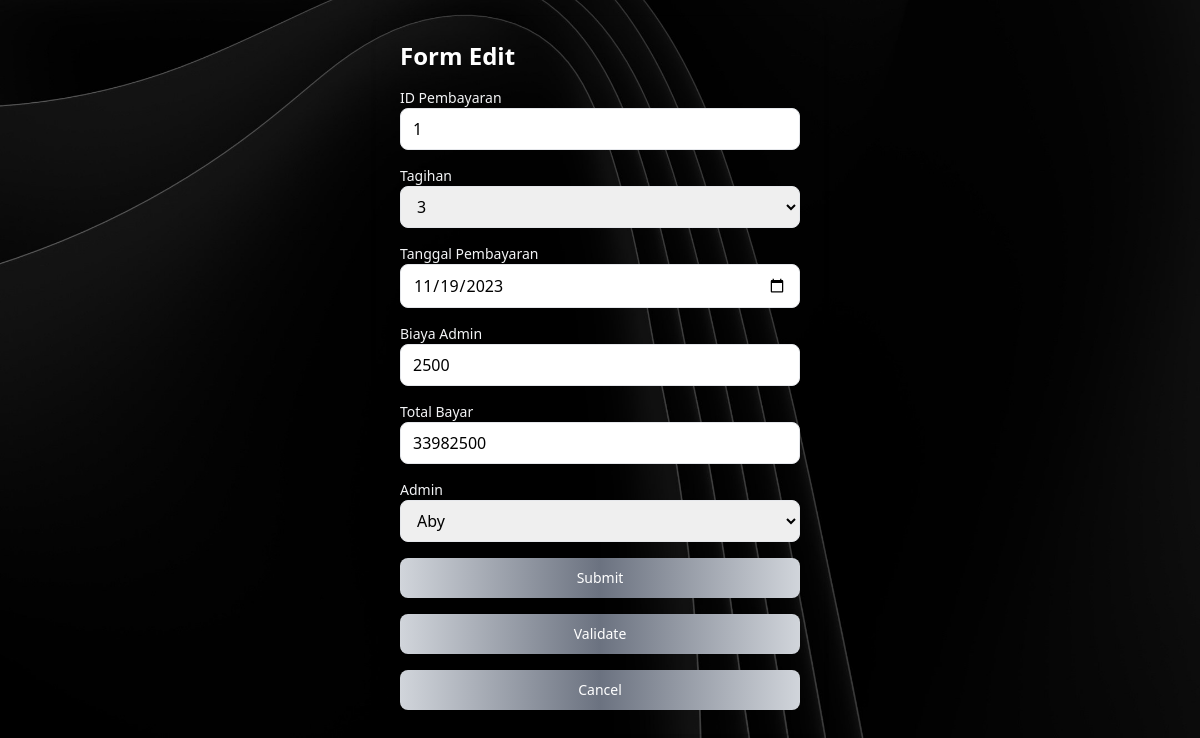
The app's page /src/admin/pembayaran/edit.php?id=1&selectedTagihan=3 with its own data.
### tables this page shows
CREATE TABLE `pembayaran` (
  `id_pembayaran` int(11) NOT NULL,
  `id_tagihan` int(11) NOT NULL,
  `tanggal_pembayaran` date NOT NULL,
  `biaya_admin` int(11) NOT NULL,
  `total_bayar` decimal(18,0) NOT NULL,
  `id_admin` int(11) DEFAULT NULL
);

### src/admin/pembayaran/edit.php (the view, shortened to what this page needs)
<?php
include 'D:\xampp5\htdocs\ukk\connection.php';
$id = $_GET['id'];
$tampil  = mysqli_query($koneksi, "SELECT * FROM pembayaran WHERE id_pembayaran='$id'");
$data    = mysqli_fetch_array($tampil);
?>
<!DOCTYPE html>
<html lang="en">
<head>
    <link href="https://cdn.jsdelivr.net/npm/tailwindcss@2.2.19/dist/tailwind.min.css" rel="stylesheet" />
</head>
<body class="bg-cover bg-center bg-fixed" style="background-image: url('/ukk/img/5.jpg');">
    <div class="max-w-md w-1/2 mb-4 mt-4 mx-auto bg-gray-950 rounded-md p-6 shadow-md">
        <h1 class="text-2xl font-bold mb-4 text-white">Form Edit</h1>
        <form action="#" method="post" class="space-y-4">
            <div>
                <label for="name" class="block text-sm font-medium text-gray-100">ID Pembayaran</label>
                <input type="text" name="id_pembayaran" id="name" value="<?php echo $data['id_pembayaran'] ?>" class="w-full px-3 py-2 border rounded-lg focus:ring focus:ring-indigo-300" placeholder="Your name" readonly>
            </div>
            <div>
                <label for="name" class="block text-sm font-medium text-gray-100">Tagihan</label>
                <select name="id_tagihan" class="w-full px-3 py-2 border rounded-lg focus:ring focus:ring-indigo-300" id="id_tagihan" onchange="updateTotalBayar()">
                    <?php
                    $tampil = mysqli_query($koneksi, "SELECT * FROM tagihan");
                    while ($row = mysqli_fetch_array($tampil)) {
                        $selected = ($row['id_tagihan'] == $_GET['selectedTagihan']) ? 'selected' : '';
                        ?>
                        <option value="<?php echo $row['id_tagihan']; ?>" <?php echo $selected; ?>><?php echo $row['id_tagihan']; ?></option>
                    <?php } ?>
                </select>
            </div>
            <div>
                <label for="name" class="block text-sm font-medium text-gray-100">Tanggal Pembayaran</label>
                <input type="date" name="tanggal_pembayaran" id="name" value="<?php echo $data['tanggal_pembayaran'] ?>" class="w-full px-3 py-2 border rounded-lg focus:ring focus:ring-indigo-300" placeholder="" required>
            </div>
            <div>
                <label for="name" class="block text-sm font-medium text-gray-100">Biaya Admin</label>
                <input type="text" name="biaya_admin" id="name" value="<?php echo $data['biaya_admin'] ?>" class="w-full px-3 py-2 border rounded-lg focus:ring focus:ring-indigo-300" placeholder="" required>
            </div>
            <div>
                <label for="name" class="block text-sm font-medium text-gray-100">Total Bayar</label>
                <input type="text" name="total_bayar" readonly id="total_bayar1" value="<?php echo $data['total_bayar'] ?>" class="w-full px-3 py-2 border rounded-lg focus:ring focus:ring-indigo-300" placeholder="" required>
            </div>
            <div>
    <label for="name" class="block text-sm font-medium text-gray-100">Admin</label>
    <select name="id_admin" class="w-full px-3 py-2 border rounded-lg focus:ring focus:ring-indigo-300" id="id_admin">
        <?php
        $tampil = mysqli_query($koneksi, "SELECT * FROM admin WHERE id_admin <> 1");
        while ($data = mysqli_fetch_array($tampil)) {
        ?>
            <option value="<?php echo $data['id_admin'] ?>"><?php echo $data['nama_admin'] ?></option>
        <?php } ?>
    </select>
</div>
            <button type="submit" name="ubah" value="Ubah" class="w-full text-white bg-gradient-to-r from-gray-300 via-gray-500 to-gray-300 hover:bg-primary-700 focus:ring-4 focus:outline-none focus:ring-primary-300 font-medium rounded-lg text-sm px-5 py-2.5 text-center dark:bg-primary-600 dark:hover:bg-primary-700 dark:focus:ring-primary-800">
                Submit
            </button>
            <button type="submit" name="validate" value="validate" class="w-full text-white bg-gradient-to-r from-gray-300 via-gray-500 to-gray-300 hover:bg-primary-700 focus:ring-4 focus:outline-none focus:ring-primary-300 font-medium rounded-lg text-sm px-5 py-2.5 text-center dark:bg-primary-600 dark:hover:bg-primary-700 dark:focus:ring-primary-800">
                Validate
            </button>
            <button type="button" value="cancel" class="w-full text-white bg-gradient-to-r from-gray-300 via-gray-500 to-gray-300 hover:bg-primary-700 focus:ring-4 focus:outline-none focus:ring-primary-300 font-medium rounded-lg text-sm px-5 py-2.5 text-center dark:bg-primary-600 dark:hover:bg-primary-700 dark:focus:ring-primary-800" onclick="window.location.href = 'pembayaran.php';">
                Cancel
            </button>
        </form>
    </div>
</body>
</html>

### records on screen
pembayaran: id_pembayaran "1", tanggal_pembayaran "11/19/2023", biaya_admin "2500", total_bayar "33982500"

### other values on screen
form field id_tagihan "3"
form field id_admin "Aby"
